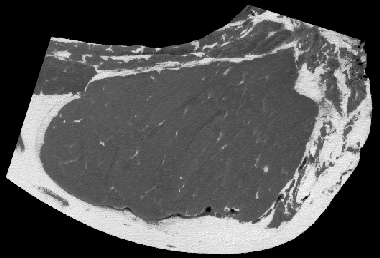
#> input picture data/beef.tif, 380 x 258 px
$ jupyter execute --allow-errors IA898A_Ex09_FernandoFurusato.ipynb   (shell and % lines are left out)   (older library calls are emulated)
#> lines starting #> are read from the running program, lines starting #| are printed output that depends on the picture; after the words box and inside, x2 and y2 are one past the last pixel; in counts of white or black regions, pixels touching at a corner belong together
# Ex09 - Técnicas de segmentação

[cell 1]
import matplotlib.pyplot as plt
import matplotlib.image as mpimg
import numpy as np
import sys,os
ia898path = os.path.abspath('../../')
if ia898path not in sys.path:
    sys.path.append(ia898path)
import ia898.src as ia

### Parte 1 - Segmentando múltiplos objetos por limiarização

A limiarização também pode ser feita em imagens com mais de um objeto e usando limiares múltiplos. Tente segmentar separadamente a cartela de comprimidos em uma imagem e os comprimidos em outra. Utilize o hstograma da imagem para escolher os limiares.

#> (a cell that did not finish here is left out)

#> (a cell that did not finish here is left out)

### Parte 2 - Demonstração da limiarização por Otsu

Tente melhorar a demonstração da limiarização por Otsu ([Demo](../master/otsudemo.ipynb)).

[cell 4]
def otsu(f):
    n = np.product(np.shape(f))
    h = 1.*np.bincount(f.ravel()) / n
    if len(h) == 1: return 1,1
    x = np.arange(np.product(np.shape(h)))
    w0 = np.cumsum(h)
    w1 = 1 - w0
    eps = 1e-10
    m0 = np.cumsum(x * h) / (w0 + eps)
    mt = m0[-1]
    m1 = (mt - m0[0:-1]*w0[0:-1]) / w1[0:-1]
    sB2 = w0[0:-1] * w1[0:-1] * ((m0[0:-1] - m1)**2)

    t = np.argmax(sB2)
    v = sB2[t]
    st2 = sum((x-mt)**2 * h)
    eta = v / st2

    return t, eta

#> (a cell that did not finish here is left out)

#> (a cell that did not finish here is left out)

### Parte 3 - Segmentação por watershed

Tentem reproduzir a demonstração de segmentação por watershed da antiga toolbox ([pdf](../data/ia870_iadbeef.pdf)). Vocês podem usar as funções de watershed implementadas na biblioteca *scipy.ndimage.measurements* ou *skimage.morphology*. Você pode também se inspirar no Seminário do Eduardo ([link](./Seminarios/Watershed.ipynb)).
Quem quiser conhecer todos os algoritmos da Transformada de Watershed, eles estão descritos na Toolbox de Watershed desenvolvida por um de nossos alunos ([Toolbox Watershed](http://adessowiki.fee.unicamp.br/adesso/wiki/watershed/view/))

[cell 7]
import matplotlib as mpt
from scipy import ndimage
from PIL import Image
mpt.rc('image', cmap='gray')

f_p3 = np.array(Image.open('../data/beef.tif').convert('L'))

[cell 8]
plt.imshow(f_p3)
plt.show()

**Fernando:** O primeiro método que utilizei foi com um closing, depois uma dilatação, para que a parte da carne ficasse totalmente fechada.

[cell 9]
closed = ndimage.grey_closing(f_p3, size=(7, 7))

closed = ndimage.grey_dilation(closed, size=(5,5))
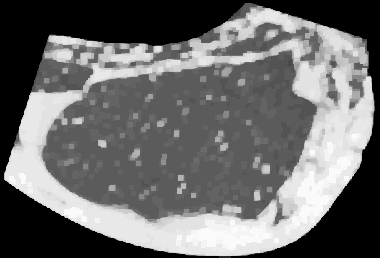
#> closed: shape (258, 380); min 0, max 250, mean 107.3
plt.imshow(closed)

[cell 10]
markers = np.zeros_like(f_p3).astype('int16')
markers[0,0] = 1
markers[150,200] = 2
markers[240,200] = 2

water1 = ndimage.watershed_ift(f_p3, markers)
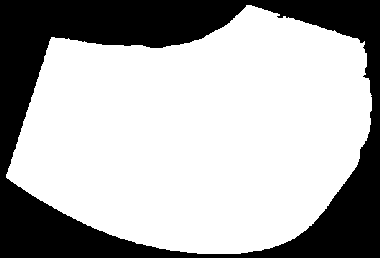
#> water1: shape (258, 380) int16; values 1 (black) and 2 (white), 68.3% white; 1 black region, box (x1, y1, x2, y2) and area: (0, 0, 380, 258) 31125

plt.imshow(water1)
plt.show()

O resultado final ficou razoável, como pode ser visto abaixo. A biblioteca facilitou bastante.

[cell 11]
markers = np.zeros_like(closed).astype('int16')
markers[0,0] = 1
markers[150,200] = 2
markers[240,200] = 1

water2 = ndimage.watershed_ift(closed, markers)
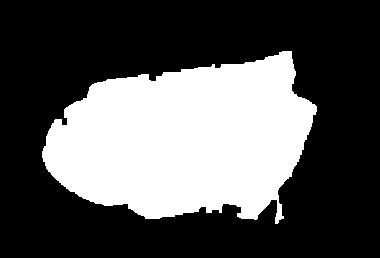
#> water2: shape (258, 380) int16; values 1 (black) and 2 (white), 33.7% white; 1 white region, box (x1, y1, x2, y2) and area: (42, 51, 317, 224) 33017
plt.imshow(water2)
plt.show()

plt.imshow(f_p3)
plt.imshow(water2, cmap='hot', alpha=0.7)
plt.show()
#> figure, not shown here; palette indices are drawn, not the picture's colours

[cell 12]
from skimage import data, segmentation
from skimage import filters

# coins = data.coins()
mask = water2
clean_border = segmentation.clear_border(water2)

beef_edges = segmentation.mark_boundaries(f_p3, clean_border, color=(1,0,0), mode='thick')
plt.imshow(beef_edges)
plt.show()

contour = segmentation.find_boundaries(water2)
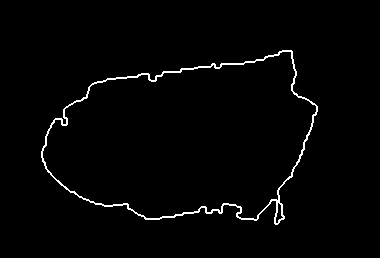
#> contour: shape (258, 380) bool; 1.7% white in thin lines or dots, all inside (x1, y1, x2, y2) = (41, 50, 318, 225)
plt.imshow(contour)

**Fenando:** No segundo método, tentei reproduzir exatamente o que está na demo, mas não consegui fazer com que o final ficasse igual, pois a segmentação do scipy não entende os marcadores que eu passei.

[cell 13]
small_cross = ndimage.generate_binary_structure(2,1)
big_cross = ndimage.iterate_structure(small_cross, 80)

print(big_cross)

[cell 14]
dilation1 = ndimage.grey_dilation(water1, structure=small_cross)
#> dilation1: shape (258, 380) int16; values 2 (black) and 3 (white), 69.2% white; 1 black region, box (x1, y1, x2, y2) and area: (0, 0, 380, 258) 30150
erosion1 = ndimage.grey_erosion(water1, (27, 27))
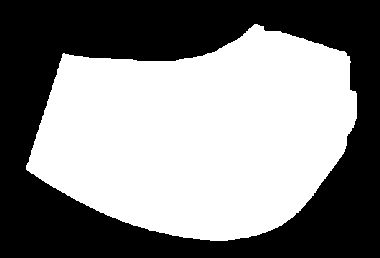
#> erosion1: shape (258, 380) int16; values 1 (black) and 2 (white), 52.4% white; 1 black region, box (x1, y1, x2, y2) and area: (0, 0, 380, 258) 46651
external = dilation1 - erosion1
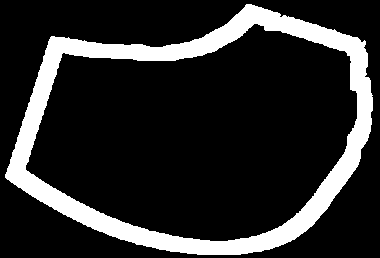
#> external: shape (258, 380) int16; values 1 (black) and 2 (white), 16.8% white; 1 white region, box (x1, y1, x2, y2) and area: (5, 4, 373, 255) 16501
plt.imshow(external)

external[external == external.max()] = external.max() + 1

#> (a cell that did not finish here is left out)

#> (a cell that did not finish here is left out)

[cell 17]
gradient = ndimage.morphological_gradient(closed, structure=small_cross)
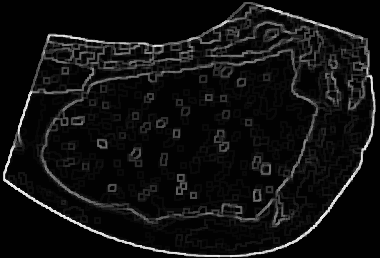
#> gradient: shape (258, 380); min 1, max 251, mean 16.7
plt.imshow(gradient)

[cell 18]
plt.imshow(ia.normalize(gradient))
#> (this line was passed over: ia898 is not available in this run)
#> (the rest of this cell did not finish here and is left out)

[cell 19]
markers = np.zeros_like(closed).astype('int16')

markers[0,0] = 1
#> (the rest of this cell did not finish here and is left out)

[cell 20]
from scipy import ndimage as ndi
import matplotlib.pyplot as plt

from skimage.morphology import watershed, disk
from skimage import data
from skimage.filters import rank
from skimage.util import img_as_ubyte


image = f_p3

# denoise image
denoised = rank.median(image, disk(2))

# find continuous region (low gradient -
# where less than 10 for this image) --> markers
# disk(5) is used here to get a more smooth image
markers = rank.gradient(denoised, disk(5)) < 10
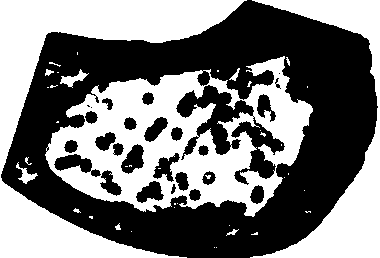
#> markers: shape (258, 380) bool; 47.5% white; 41 white regions (30 under 20 px), largest, box (x1, y1, x2, y2) and area: (45, 56, 313, 217) 19965, (0, 0, 247, 258) 17240, (250, 0, 380, 258) 8640
markers = ndi.label(markers)[0]
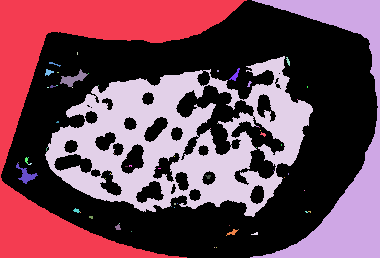
#> markers: shape (258, 380) int32; 69 distinct labels, from 0 to 68; one colour per label, 0 black

# local gradient (disk(2) is used to keep edges thin)
gradient = rank.gradient(denoised, disk(2))
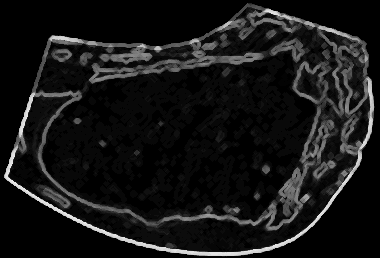
#> gradient: shape (258, 380); min 0, max 232, mean 22

# process the watershed
labels = watershed(closed, external)

# display results
fig, axes = plt.subplots(nrows=2, ncols=2, figsize=(8, 8),
                         sharex=True, sharey=True)
ax = axes.ravel()

ax[0].imshow(image, cmap=plt.cm.gray, interpolation='nearest')
ax[0].set_title("Original")

ax[1].imshow(gradient, cmap=plt.cm.nipy_spectral, interpolation='nearest')
ax[1].set_title("Local Gradient")

ax[2].imshow(markers, cmap=plt.cm.nipy_spectral, interpolation='nearest')
ax[2].set_title("Markers")

ax[3].imshow(image, cmap=plt.cm.gray, interpolation='nearest')
ax[3].imshow(labels, cmap=plt.cm.nipy_spectral, interpolation='nearest', alpha=.7)
ax[3].set_title("Segmented")

for a in ax:
    a.axis('off')

fig.tight_layout()
plt.show()
#> figure, not shown here; palette indices are drawn, not the picture's colours
